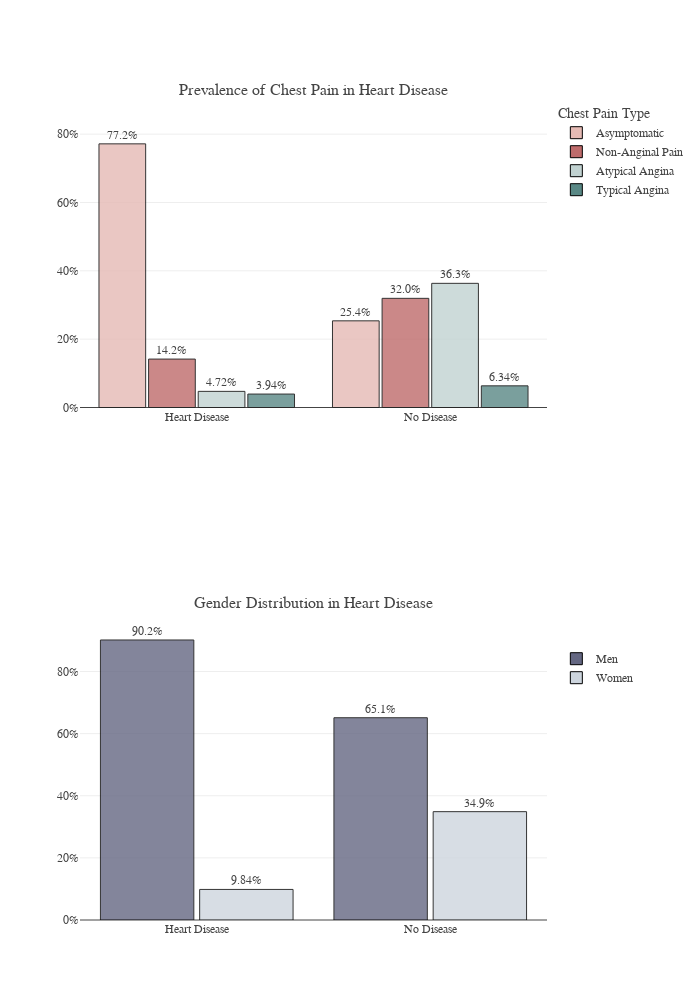

This figure's notebook cell:
### Markdown cell above
### <b><span style='font-size:120%;color:#CF6161'>3.2</span> | Inference of heart disease in categorical variables</b>
- In patients with diabetes, nearly 80% have heart disease. 
- The prevalence of heart disease is even higher in patients with exercise angina at over 85%.
- Based on the resting ECG test results, over 65% of patients who were diagnosed with heart disease had ST-T wave abnormalities in their ECG, the highest proportion among the groups.
- Patients with a Flat or Downward ST Slope while exercising have the highest prevalence of cardiovascular disease at 82.8% and 77.8%, respectively.

### Code cell
# Plot 1
p1=heart.groupby('HeartDisease')['ChestPainType'].value_counts(normalize=True)
p1=p1.mul(100).rename('pct').reset_index()
x1=p1.HeartDisease.apply(lambda x: 'Heart Disease' if x==1 else 'No Disease').unique()[::-1]
y0=p1[p1.ChestPainType=='ASY']['pct'][::-1]
y1=p1[p1.ChestPainType=='NAP']['pct'][::-1]
y2=p1[p1.ChestPainType=='ATA']['pct'][::-1]
y3=p1[p1.ChestPainType=='TA']['pct'][::-1]

# Plot 2
p2=heart.groupby('HeartDisease')['Sex'].value_counts(normalize=True)
p2=p2.mul(100).rename('pct').reset_index()
x2=p2.HeartDisease.apply(lambda x: 'Heart Disease' if x==1 else 'No Disease').unique()[::-1]
y4=p2[p2.Sex=='M']['pct'][::-1]
y5=p2[p2.Sex=='F']['pct'][::-1]


fig = make_subplots(rows=2, cols=1, 
                    subplot_titles=("Prevalence of Chest Pain in Heart Disease", 
                                    "Gender Distribution in Heart Disease"))
# Plot 1
fig.append_trace(go.Bar(x=x1, y=y0, name='Asymptomatic', text=y0, textposition='outside',
                     texttemplate='%{text:.3s}%', width=0.2, legendgroup = '1',
                     hovertemplate='Prevalence of Asymptomatic Chest Pain in Patients with %{x} = %{y:.2f}%',
                     marker=dict(color='#E5BAB4', opacity=0.8)), row=1,col=1) #E2C3B5
fig.append_trace(go.Bar(x=x1, y=y1, name='Non-Anginal Pain', text=y1, textposition='outside',
                     texttemplate='%{text:.3s}%', width=0.2, legendgroup = '1',
                     hovertemplate='Prevalence of Non-Anginal Pain in Patients with %{x} = %{y:.2f}%',
                     marker=dict(color='#BE6B6B', opacity=0.8)), row=1,col=1)
fig.append_trace(go.Bar(x=x1, y=y2, name='Atypical Angina', text=y2, textposition='outside',
                     texttemplate='%{text:.3s}%', width=0.2, legendgroup = '1',
                     hovertemplate='Prevalence of Atypical Angina in Patients with %{x} = %{y:.2f}%',
                     marker=dict(color='#C1D2D1', opacity=0.8)), row=1,col=1)
fig.append_trace(go.Bar(x=x1, y=y3, name='Typical Angina', text=y3, textposition='outside',
                     texttemplate='%{text:.3s}%', width=0.2, legendgroup = '1',
                     hovertemplate='Prevalence of Typical Angina in Patients with %{x} = %{y:.2f}%',
                     marker=dict(color='#598885', opacity=0.8)), row=1,col=1)
# Plot 2
fig.append_trace(go.Bar(x=x2, y=y4, name='Men', text=y4, textposition='outside',
                     texttemplate='%{text:.3s}%', width=0.4, legendgroup = '2',
                     hovertemplate='Proportion of %{x} among Men = %{y:.2f}%',
                     marker=dict(color='#646782', opacity=0.8)), row=2,col=1)
fig.append_trace(go.Bar(x=x2, y=y5, name='Women', text=y5, textposition='outside',
                     texttemplate='%{text:.3s}%', width=0.4, legendgroup = '2',
                     hovertemplate='Proportion of %{x} among Women = %{y:.2f}%',
                     marker=dict(color='#CDD5DE', opacity=0.8)), row=2,col=1)

fig.update_traces(marker=dict(line=dict(width=1, color='#000000')))
fig.update_layout(showlegend=True, template=temp, legend_tracegroupgap = 450, legend_title="Chest Pain Type",
                  barmode='group', bargap=.15, height=1000, width=700,
                  yaxis1_range=[0,90], yaxis1_ticksuffix='%',
                  yaxis2_range=[0,99], yaxis2_ticksuffix='%')
fig.show()

### Figure 1 — Plotly figure (JSON) as saved in the notebook; plotly's stock layout.template omitted (floating-point values rounded to 4 significant figures)
{"data": [{"hovertemplate": "Prevalence of Asymptomatic Chest Pain in Patients with %{x} = %{y:.2f}%", "legendgroup": "1", "marker": {"color": "#E5BAB4", "line": {"color": "#000000", "width": 1}, "opacity": 0.8}, "name": "Asymptomatic", "text": [77.17, 25.37], "textposition": "outside", "texttemplate": "%{text:.3s}%", "type": "bar", "width": 0.2, "x": ["Heart Disease", "No Disease"], "xaxis": "x", "y": [77.17, 25.37], "yaxis": "y"}, {"hovertemplate": "Prevalence of Non-Anginal Pain in Patients with %{x} = %{y:.2f}%", "legendgroup": "1", "marker": {"color": "#BE6B6B", "line": {"color": "#000000", "width": 1}, "opacity": 0.8}, "name": "Non-Anginal Pain", "text": [14.17, 31.95], "textposition": "outside", "texttemplate": "%{text:.3s}%", "type": "bar", "width": 0.2, "x": ["Heart Disease", "No Disease"], "xaxis": "x", "y": [14.17, 31.95], "yaxis": "y"}, {"hovertemplate": "Prevalence of Atypical Angina in Patients with %{x} = %{y:.2f}%", "legendgroup": "1", "marker": {"color": "#C1D2D1", "line": {"color": "#000000", "width": 1}, "opacity": 0.8}, "name": "Atypical Angina", "text": [4.724, 36.34], "textposition": "outside", "texttemplate": "%{text:.3s}%", "type": "bar", "width": 0.2, "x": ["Heart Disease", "No Disease"], "xaxis": "x", "y": [4.724, 36.34], "yaxis": "y"}, {"hovertemplate": "Prevalence of Typical Angina in Patients with %{x} = %{y:.2f}%", "legendgroup": "1", "marker": {"color": "#598885", "line": {"color": "#000000", "width": 1}, "opacity": 0.8}, "name": "Typical Angina", "text": [3.937, 6.341], "textposition": "outside", "texttemplate": "%{text:.3s}%", "type": "bar", "width": 0.2, "x": ["Heart Disease", "No Disease"], "xaxis": "x", "y": [3.937, 6.341], "yaxis": "y"}, {"hovertemplate": "Proportion of %{x} among Men = %{y:.2f}%", "legendgroup": "2", "marker": {"color": "#646782", "line": {"color": "#000000", "width": 1}, "opacity": 0.8}, "name": "Men", "text": [90.16, 65.12], "textposition": "outside", "texttemplate": "%{text:.3s}%", "type": "bar", "width": 0.4, "x": ["Heart Disease", "No Disease"], "xaxis": "x2", "y": [90.16, 65.12], "yaxis": "y2"}, {"hovertemplate": "Proportion of %{x} among Women = %{y:.2f}%", "legendgroup": "2", "marker": {"color": "#CDD5DE", "line": {"color": "#000000", "width": 1}, "opacity": 0.8}, "name": "Women", "text": [9.843, 34.88], "textposition": "outside", "texttemplate": "%{text:.3s}%", "type": "bar", "width": 0.4, "x": ["Heart Disease", "No Disease"], "xaxis": "x2", "y": [9.843, 34.88], "yaxis": "y2"}], "layout": {"annotations": [{"font": {"size": 16}, "showarrow": false, "text": "Prevalence of Chest Pain in Heart Disease", "x": 0.5, "xanchor": "center", "xref": "paper", "y": 1, "yanchor": "bottom", "yref": "paper"}, {"font": {"size": 16}, "showarrow": false, "text": "Gender Distribution in Heart Disease", "x": 0.5, "xanchor": "center", "xref": "paper", "y": 0.375, "yanchor": "bottom", "yref": "paper"}], "bargap": 0.15, "barmode": "group", "height": 1000, "legend": {"title": {"text": "Chest Pain Type"}, "tracegroupgap": 450}, "showlegend": true, "width": 700, "xaxis": {"anchor": "y", "domain": [0, 1]}, "xaxis2": {"anchor": "y2", "domain": [0, 1]}, "yaxis": {"anchor": "x", "domain": [0.625, 1], "range": [0, 90], "ticksuffix": "%"}, "yaxis2": {"anchor": "x2", "domain": [0, 0.375], "range": [0, 99], "ticksuffix": "%"}}}
